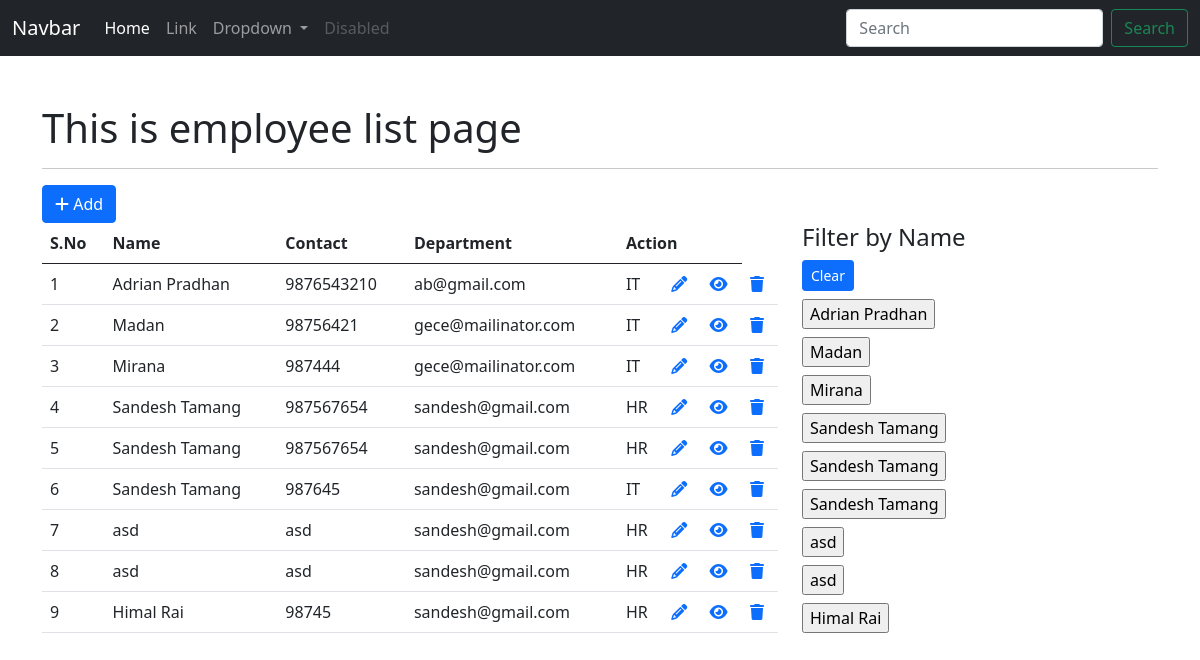
The page /employee/employee/ (signed in) on the database its author committed.
### app_employeewebsite/models.py (models this page shows, shortened)
class Employee(models.Model):
    full_name = models.CharField(max_length=255)
    contact = models.CharField(max_length=255)
    email = models.EmailField()
    dob = models.DateField()
    join_date = models.DateField()
    gender = models.CharField(max_length=255)
    blood_group = models.CharField(max_length=255)
    address = models.CharField(max_length=255)
    user = models.ForeignKey(User, on_delete=models.CASCADE)
    department = models.ForeignKey(Department, on_delete=models.CASCADE)
    class Meta:
        db_table = 'app_employee'

class Department(models.Model):
    department_name = models.CharField(max_length=255)
    short_name = models.CharField(max_length=255, null=True, blank=True)
    status = models.BooleanField(default=True)
    def __str__(self):
        return self.short_name
    class Meta:
        db_table = "app_department"

### app_employeewebsite/views.py (the view)
# urls.py: path('employee/', views.employee_index, name='emp-index'),
@login_required(login_url='login')
def employee_index(request):
    employee_list = Employee.objects.all()
    context = {"data": employee_list}
    if request.method == "POST":
        dataList = Employee.objects.filter(full_name=request.POST.get('full_name'))
        context.update({"data": dataList})
        return render(request, 'employees/index_employee.html', context)
    return render(request, 'employees/index_employee.html', context)

### templates/employees/index_employee.html (shortened to what this page needs)
{% extends 'layouts/master.html' %}
{% block custom_css %}
<link rel="stylesheet" href="https://cdnjs.cloudflare.com/ajax/libs/font-awesome/6.3.0/css/all.min.css"/>
{% endblock %}
{% block content %}
<div class="container mt-5">
    <h1>This is employee list page</h1>
    <hr>
    <a href="{% url 'emp-add' %}" class="btn btn-primary"><i class="fa-solid fa-plus"></i> Add</a>
    <div class="row">
        <div class="col-8">
            <table class="table table-striped-columns table-hover">
                <thead>
                    <tr>
                        <th>S.No</th>
                        <th>Name</th>
                        <th>Contact</th>
                        <th>Department</th>
                        <th colspan="3">Action</th>
                    </tr>
                </thead>
                <tbody>
                    {% for val in data %}
                    <tr>
                        <td>{{ forloop.counter }}</td>
                        <td>{{ val.full_name }}</td>
                        <td>{{ val.contact }}</td>
                        <td>{{ val.email }}</td>
                        <td>{{ val.department }}</td>
                        <td><a href="{% url 'emp-edit' val.id %}"><i class="fa-solid fa-pencil"></i></a></td>
                        <td><a href="{% url 'emp-show' val.id %}"><i class="fa-solid fa-eye"></i></a></td>
                        <td><a href="{% url 'emp-delete' val.id %}"><i class="fa-solid fa-trash"></i></a></td>
                    </tr>
                    {% endfor %}
                </tbody>
            </table>
        </div>
        <div class="col-4">
            <h4>Filter by Name</h4>
            <a href="{% url 'emp-index' %}" class="btn btn-sm btn-primary mb-2">Clear</a>
            {% for val in data %}
                <form action="{% url 'emp-index' %}" method="post">
                    <input type="submit" value="{{ val.full_name }}" class="mb-2">
                </form>
            {% endfor %}
        </div>
    </div>
</div>
{% endblock %}

### rows shown on the page
Employee: full_name "Adrian Pradhan", contact "9876543210", email "ab@gmail.com", department "IT"
Employee: full_name "Madan", contact "98756421", email "gece@mailinator.com", department "IT"
Employee: full_name "Mirana", contact "987444", email "gece@mailinator.com", department "IT"
Employee: full_name "Sandesh Tamang", contact "987567654", email "sandesh@gmail.com", department "HR"
Employee: full_name "Sandesh Tamang", contact "987567654", email "sandesh@gmail.com", department "HR"
Employee: full_name "Sandesh Tamang", contact "987645", email "sandesh@gmail.com", department "IT"
Employee: full_name "asd", contact "asd", email "sandesh@gmail.com", department "HR"
Employee: full_name "asd", contact "asd", email "sandesh@gmail.com", department "HR"
Employee: full_name "Himal Rai", contact "98745", email "sandesh@gmail.com", department "HR"
